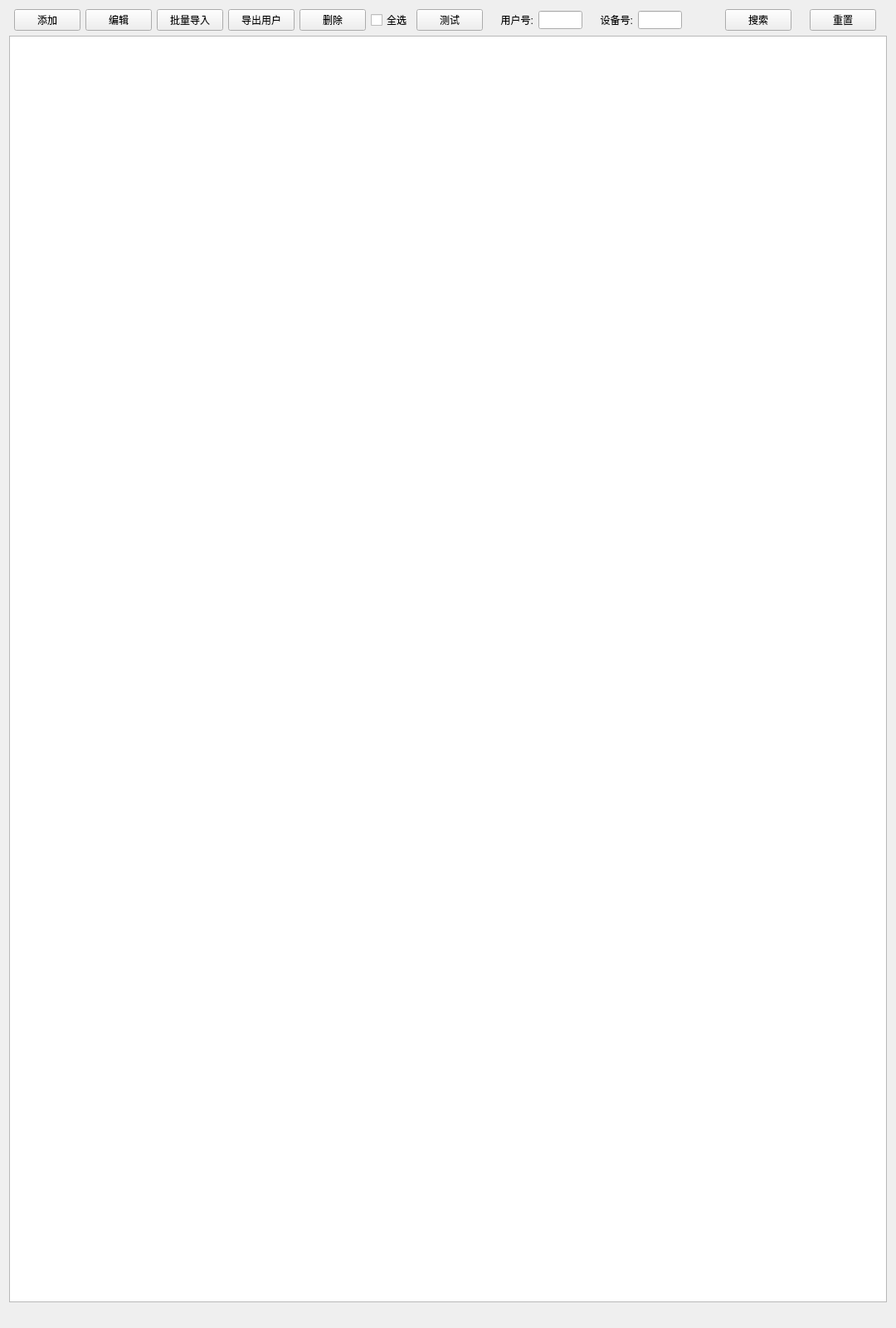
<?xml version="1.0" encoding="UTF-8"?>
<ui version="4.0">
 <class>UserManageSetForm</class>
 <widget class="QWidget" name="UserManageSetForm">
  <property name="geometry">
   <rect>
    <x>0</x>
    <y>0</y>
    <width>1080</width>
    <height>1600</height>
   </rect>
  </property>
  <property name="windowTitle">
   <string>Form</string>
  </property>
  <layout class="QGridLayout" name="gridLayout">
   <item row="0" column="16">
    <spacer name="horizontalSpacer">
     <property name="orientation">
      <enum>Qt::Horizontal</enum>
     </property>
     <property name="sizeHint" stdset="0">
      <size>
       <width>40</width>
       <height>20</height>
      </size>
     </property>
    </spacer>
   </item>
   <item row="1" column="0" colspan="17">
    <widget class="QTableWidget" name="tableWidget"/>
   </item>
   <item row="0" column="4">
    <widget class="QPushButton" name="pushButtonOutport">
     <property name="text">
      <string>导出用户</string>
     </property>
    </widget>
   </item>
   <item row="0" column="15">
    <widget class="QPushButton" name="pushButton_2">
     <property name="text">
      <string>重置</string>
     </property>
    </widget>
   </item>
   <item row="0" column="8">
    <widget class="QLabel" name="label">
     <property name="minimumSize">
      <size>
       <width>55</width>
       <height>0</height>
      </size>
     </property>
     <property name="text">
      <string>用户号:</string>
     </property>
     <property name="alignment">
      <set>Qt::AlignRight|Qt::AlignTrailing|Qt::AlignVCenter</set>
     </property>
    </widget>
   </item>
   <item row="0" column="12">
    <spacer name="horizontalSpacer_2">
     <property name="orientation">
      <enum>Qt::Horizontal</enum>
     </property>
     <property name="sizeType">
      <enum>QSizePolicy::Fixed</enum>
     </property>
     <property name="sizeHint" stdset="0">
      <size>
       <width>40</width>
       <height>10</height>
      </size>
     </property>
    </spacer>
   </item>
   <item row="0" column="7">
    <widget class="QPushButton" name="btntestpushButton">
     <property name="text">
      <string>测试</string>
     </property>
    </widget>
   </item>
   <item row="0" column="11">
    <widget class="QLineEdit" name="lineEdit_dev">
     <property name="maximumSize">
      <size>
       <width>120</width>
       <height>16777215</height>
      </size>
     </property>
    </widget>
   </item>
   <item row="2" column="16">
    <widget class="QLabel" name="labelsum">
     <property name="styleSheet">
      <string notr="true">QLable{
font: 22pt &quot;Sans Serif&quot;;
color: rgb(255, 255, 255);
}</string>
     </property>
     <property name="text">
      <string/>
     </property>
    </widget>
   </item>
   <item row="0" column="6">
    <widget class="QCheckBox" name="btnCheckBox">
     <property name="text">
      <string>全选</string>
     </property>
    </widget>
   </item>
   <item row="0" column="3">
    <widget class="QPushButton" name="btnBatchImport">
     <property name="text">
      <string>批量导入</string>
     </property>
    </widget>
   </item>
   <item row="0" column="5">
    <widget class="QPushButton" name="deletepushButton">
     <property name="text">
      <string>删除</string>
     </property>
    </widget>
   </item>
   <item row="0" column="10">
    <widget class="QLabel" name="label_2">
     <property name="minimumSize">
      <size>
       <width>55</width>
       <height>0</height>
      </size>
     </property>
     <property name="text">
      <string>设备号:</string>
     </property>
     <property name="alignment">
      <set>Qt::AlignRight|Qt::AlignTrailing|Qt::AlignVCenter</set>
     </property>
    </widget>
   </item>
   <item row="0" column="13">
    <widget class="QPushButton" name="pushButton">
     <property name="text">
      <string>搜索</string>
     </property>
    </widget>
   </item>
   <item row="0" column="9">
    <widget class="QLineEdit" name="lineEdit_user">
     <property name="maximumSize">
      <size>
       <width>120</width>
       <height>16777215</height>
      </size>
     </property>
    </widget>
   </item>
   <item row="0" column="2">
    <widget class="QPushButton" name="updatepushButton">
     <property name="text">
      <string>编辑</string>
     </property>
    </widget>
   </item>
   <item row="0" column="1">
    <widget class="QPushButton" name="addpushButton">
     <property name="text">
      <string>添加</string>
     </property>
    </widget>
   </item>
   <item row="0" column="14">
    <spacer name="horizontalSpacer_3">
     <property name="orientation">
      <enum>Qt::Horizontal</enum>
     </property>
     <property name="sizeType">
      <enum>QSizePolicy::Fixed</enum>
     </property>
     <property name="sizeHint" stdset="0">
      <size>
       <width>10</width>
       <height>20</height>
      </size>
     </property>
    </spacer>
   </item>
  </layout>
 </widget>
 <resources/>
 <connections/>
</ui>
